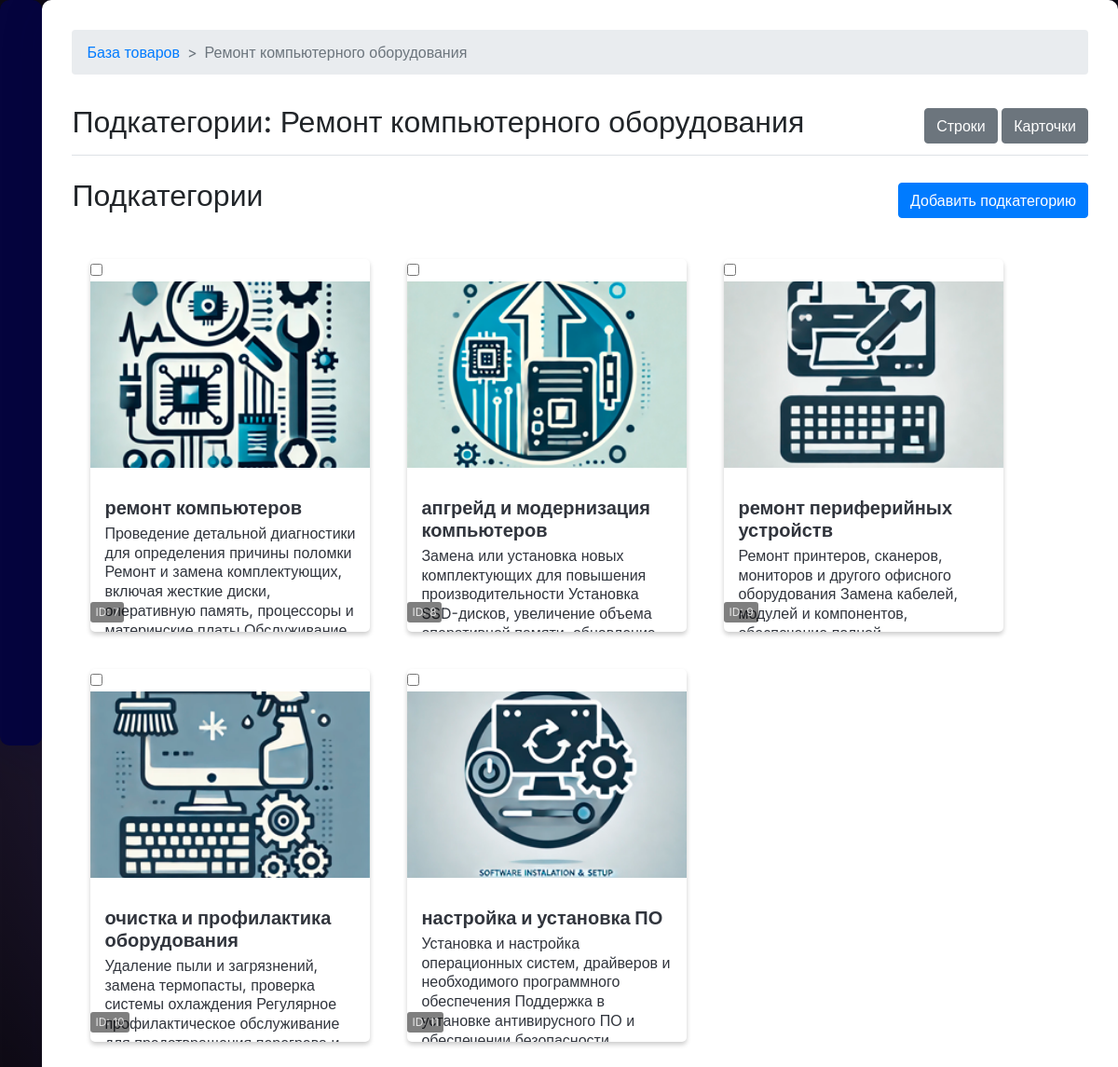
The page /admin/category/2 (signed in) on the database its author committed.
### models.py (models this page shows)
class Category(db.Model):
    id = db.Column(db.Integer, primary_key=True)
    name = db.Column(db.String(255), nullable=False)
    image = db.Column(db.String(255), nullable=True)
    description = db.Column(db.Text, nullable=True)  # Добавлено поле description
    subcategories = db.relationship('SubCategory', back_populates='category', lazy=True)

class SubCategory(db.Model):
    id = db.Column(db.Integer, primary_key=True)
    name = db.Column(db.String(255), nullable=False)
    image = db.Column(db.String(255), nullable=True)
    description = db.Column(db.Text, nullable=True)  # Добавлено поле description
    category_id = db.Column(db.Integer, db.ForeignKey('category.id'), nullable=False)
    category = db.relationship('Category', back_populates='subcategories')
    products = db.relationship('Product', back_populates='subcategory', lazy=True)

### admin/routes.py (the view)
@admin_bp.route('/category/<int:id>')
@login_required
@admin_required
def view_category(id):
    category = Category.query.get_or_404(id)
    subcategories = category.subcategories
    return render_template('admin/view_category.html', category=category, subcategories=subcategories)

### app.py (called while the page is built)
@login_manager.user_loader
def load_user(user_id):
    return User.query.get(int(user_id))

### models.py (called while the page is built)
    @property
    def is_admin(self):
        return self.role == 'admin'

### templates/admin/view_category.html (shortened to what this page needs)
<!DOCTYPE html>
<html lang="en">
<head>
    <link href="https://stackpath.bootstrapcdn.com/bootstrap/4.5.2/css/bootstrap.min.css" rel="stylesheet">
    <link rel="stylesheet" href="https://cdnjs.cloudflare.com/ajax/libs/meyer-reset/2.0/reset.min.css">
</head>
<body>
    <div class="sidebar">
        <div class="sidebar-sticky pt-3">
            <ul class="nav flex-column">
                <li class="nav-item">
                    <a class="nav-link active" data-toggle="tab" href="#categories" role="tab">
                    </a>
                </li>
                <li class="nav-item">
                    <a class="nav-link" data-toggle="tab" href="#users" role="tab">
                    </a>
                </li>
                <li class="nav-item">
                    <a class="nav-link" data-toggle="tab" href="#messages" role="tab">
                    </a>
                </li>
                <li class="nav-item">
                    <a class="nav-link" data-toggle="tab" href="#settings" role="tab">
                    </a>
                </li>
                <li class="nav-item">
                    <a class="nav-link" data-toggle="tab" href="#pages" role="tab">
                    </a>
                </li>
            </ul>
        </div>
        <div class="footer">
            <ul class="nav flex-column">
                <li class="nav-item">
                    <a class="nav-link" href="{{ url_for('logout') }}">
                    </a>
                </li>
                <li class="nav-item">
                    <a class="nav-link" href="{{ url_for('index') }}">
                    </a>
                </li>
            </ul>
        </div>
    </div>
    <div class="main-content tab-content">
        <nav aria-label="breadcrumb">
            <ol class="breadcrumb">
                <li class="breadcrumb-item"><a href="{{ url_for('admin_bp.admin_dashboard') }}">База товаров</a></li>
                <li class="breadcrumb-item active" aria-current="page">{{ category.name }}</li>
            </ol>
        </nav>
        <div class="d-flex justify-content-between flex-wrap flex-md-nowrap align-items-center pt-3 pb-2 mb-3 border-bottom">
            <h1 class="h2">Подкатегории: {{ category.name }}</h1>
            <div>
                <button class="btn btn-secondary" id="listViewBtn">Строки</button>
                <button class="btn btn-secondary" id="cardViewBtn">Карточки</button>
            </div>
        </div>
        <div class="d-flex justify-content-between align-items-center mt-4 mb-2">
            <h2>Подкатегории</h2>
            <div>
                <button class="btn btn-primary" id="addSubCategoryBtn">Добавить подкатегорию</button>
            </div>
        </div>
        <main role="main">
            {% for subcategory in subcategories %}
            <div class="product">
                <input type="checkbox" class="select-subcategory" data-id="{{ subcategory.id }}">
                <figure>
                    {% if subcategory.image %}
                    <img class="product-image" src="{{ url_for('admin_bp.uploaded_file', folder='sub_category', filename=subcategory.image) }}" alt="{{ subcategory.name }}">
                    {% else %}
                    <img class="product-image" src="{{ url_for('static', filename='img/default-placeholder.png') }}" alt="No Image">
                    {% endif %}
                    <div class="card-id-watermark">ID: {{ subcategory.id }}</div>
                </figure>
                <div class="product-description">
                    <div class="info">
                        <h1>{{ subcategory.name }}</h1>
                        <p>{{ subcategory.description }}</p>
                    </div>
                </div>
            </div>
            {% endfor %}
        </main>
    </div>
</body>
</html>

### templates/admin/view_category.html (style rules this page uses)
*, *:after, *:before { box-sizing: border-box; }
body { font-family: "Inter", sans-serif; line-height: 1.5; display: flex; background-color: #403060; background-image: radial-gradient(circle, rgba(0, 0, 0, 0) 0%, rgba(0, 0, 0, 0.8) 100%); background-position: center center; background-repeat: no-repeat; background-attachment: fixed; background-size: cover; }
.sidebar { width: 50px; height: 100vh; background-color: #05043e; display: flex; flex-direction: column; justify-content: space-between; border-radius: 10px; box-shadow: 0 10px 50px 0 rgba(5, 4, 62, 0.25); }
.sidebar .nav-item + .nav-item { margin-top: 0.75rem; }
.sidebar .nav-item a { color: #FFF; text-decoration: none; display: flex; align-items: center; justify-content: center; padding: 0.75rem; border-radius: 8px; position: relative; }
.main-content { flex-grow: 1; padding: 2rem; background-color: #fff; border-radius: 10px; box-shadow: 0 10px 50px 0 rgba(5, 4, 62, 0.1); }
.footer { margin-top: auto; }
main[role="main"] { max-width: 1200px; margin: 20px auto; position: relative; }
.product { background: #fff; width: 300px; height: 400px; margin: 20px; float: left; box-shadow: 0 3px 5px rgba(0, 0, 0, 0.2); transition: transform 0.3s, box-shadow 0.3s; position: relative; overflow: hidden; border-radius: 5px; }
.product img { width: 100%; height: 200px; object-fit: cover; }
.product-description { padding: 15px; color: #31353d; height: 250px; overflow: hidden; }
.product-description h1 { font-size: 20px; margin: 0 0 5px; font-weight: bold; }
.product-description p { margin: 0 0 15px; line-height: 1.3em; }
.card-id-watermark { position: absolute; bottom: 10px; font-size: 12px; color: rgba(255, 255, 255, 0.8); background: rgba(0, 0, 0, 0.5); padding: 2px 5px; border-radius: 3px; }
.breadcrumb { background: none; padding: 0; margin-bottom: 20px; }
.breadcrumb-item + .breadcrumb-item::before { content: ">"; }
.breadcrumb { display: -ms-flexbox; display: flex; -ms-flex-wrap: wrap; flex-wrap: wrap; padding: .75rem 1rem; margin-bottom: 1rem; list-style: none; background-color: #e9ecef; border-radius: .25rem; }

### rows shown on the page
Category: name "Ремонт компьютерного оборудования"
SubCategory: image (picture), id "7", name "ремонт компьютеров", description "Проведение детальной диагностики для определения причины поломки Ремонт и замена комплектующих, включая жесткие диски, оперативную память, процессоры и…"
SubCategory: image (picture), id "8", name "апгрейд и модернизация компьютеров", description "Замена или установка новых комплектующих для повышения производительности Установка SSD-дисков, увеличение объема…"
SubCategory: image (picture), id "9", name "ремонт периферийных устройств", description "Ремонт принтеров, сканеров, мониторов и другого офисного оборудования Замена кабелей, модулей и компонентов,…"
SubCategory: image (picture), id "10", name "очистка и профилактика оборудования", description "Удаление пыли и загрязнений, замена термопасты, проверка системы охлаждения Регулярное профилактическое обслуживание…"
SubCategory: image (picture), id "11", name "настройка и установка ПО", description "Установка и настройка операционных систем, драйверов и необходимого программного обеспечения Поддержка в установке антивирусного ПО и…"
